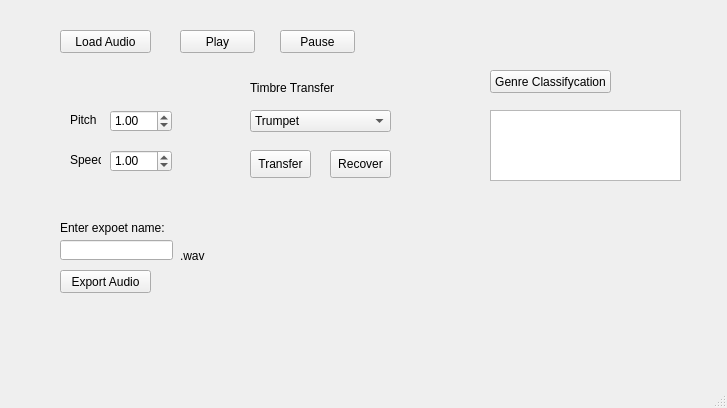
<?xml version="1.0" encoding="UTF-8"?>
<ui version="4.0">
 <class>MainWindow</class>
 <widget class="QMainWindow" name="MainWindow">
  <property name="geometry">
   <rect>
    <x>0</x>
    <y>0</y>
    <width>727</width>
    <height>408</height>
   </rect>
  </property>
  <property name="windowTitle">
   <string>SimpleMIR</string>
  </property>
  <widget class="QWidget" name="centralwidget">
   <widget class="QPushButton" name="load_audio">
    <property name="geometry">
     <rect>
      <x>60</x>
      <y>30</y>
      <width>91</width>
      <height>23</height>
     </rect>
    </property>
    <property name="text">
     <string>Load Audio</string>
    </property>
   </widget>
   <widget class="QPushButton" name="gc">
    <property name="geometry">
     <rect>
      <x>490</x>
      <y>70</y>
      <width>121</width>
      <height>23</height>
     </rect>
    </property>
    <property name="text">
     <string>Genre Classifycation</string>
    </property>
   </widget>
   <widget class="QLabel" name="pitch">
    <property name="geometry">
     <rect>
      <x>70</x>
      <y>110</y>
      <width>31</width>
      <height>20</height>
     </rect>
    </property>
    <property name="text">
     <string>Pitch</string>
    </property>
   </widget>
   <widget class="QPushButton" name="play">
    <property name="geometry">
     <rect>
      <x>180</x>
      <y>30</y>
      <width>75</width>
      <height>23</height>
     </rect>
    </property>
    <property name="text">
     <string>Play</string>
    </property>
   </widget>
   <widget class="QPushButton" name="pause">
    <property name="geometry">
     <rect>
      <x>280</x>
      <y>30</y>
      <width>75</width>
      <height>23</height>
     </rect>
    </property>
    <property name="text">
     <string>Pause</string>
    </property>
   </widget>
   <widget class="QPushButton" name="export_audio">
    <property name="geometry">
     <rect>
      <x>60</x>
      <y>270</y>
      <width>91</width>
      <height>23</height>
     </rect>
    </property>
    <property name="text">
     <string>Export Audio</string>
    </property>
   </widget>
   <widget class="QLabel" name="speed">
    <property name="geometry">
     <rect>
      <x>70</x>
      <y>150</y>
      <width>31</width>
      <height>20</height>
     </rect>
    </property>
    <property name="text">
     <string>Speed</string>
    </property>
   </widget>
   <widget class="QTextBrowser" name="gc_result">
    <property name="geometry">
     <rect>
      <x>490</x>
      <y>110</y>
      <width>191</width>
      <height>71</height>
     </rect>
    </property>
   </widget>
   <widget class="QDoubleSpinBox" name="speed_spin">
    <property name="geometry">
     <rect>
      <x>110</x>
      <y>150</y>
      <width>62</width>
      <height>22</height>
     </rect>
    </property>
    <property name="minimum">
     <double>0.000000000000000</double>
    </property>
    <property name="singleStep">
     <double>0.250000000000000</double>
    </property>
    <property name="value">
     <double>1.000000000000000</double>
    </property>
   </widget>
   <widget class="QDoubleSpinBox" name="pitch_spin">
    <property name="geometry">
     <rect>
      <x>110</x>
      <y>110</y>
      <width>62</width>
      <height>22</height>
     </rect>
    </property>
    <property name="minimum">
     <double>-100.000000000000000</double>
    </property>
    <property name="value">
     <double>1.000000000000000</double>
    </property>
   </widget>
   <widget class="QLineEdit" name="export_name">
    <property name="geometry">
     <rect>
      <x>60</x>
      <y>240</y>
      <width>113</width>
      <height>20</height>
     </rect>
    </property>
   </widget>
   <widget class="QLabel" name="wav">
    <property name="geometry">
     <rect>
      <x>180</x>
      <y>250</y>
      <width>47</width>
      <height>12</height>
     </rect>
    </property>
    <property name="text">
     <string>.wav</string>
    </property>
   </widget>
   <widget class="QLabel" name="enterExportNmae">
    <property name="geometry">
     <rect>
      <x>60</x>
      <y>220</y>
      <width>121</width>
      <height>16</height>
     </rect>
    </property>
    <property name="text">
     <string>Enter expoet name:</string>
    </property>
   </widget>
   <widget class="QLabel" name="label">
    <property name="geometry">
     <rect>
      <x>250</x>
      <y>80</y>
      <width>101</width>
      <height>16</height>
     </rect>
    </property>
    <property name="text">
     <string>Timbre Transfer</string>
    </property>
   </widget>
   <widget class="QComboBox" name="target_comboBox">
    <property name="geometry">
     <rect>
      <x>250</x>
      <y>110</y>
      <width>141</width>
      <height>22</height>
     </rect>
    </property>
    <item>
     <property name="text">
      <string>Trumpet</string>
     </property>
    </item>
    <item>
     <property name="text">
      <string>Violin</string>
     </property>
    </item>
    <item>
     <property name="text">
      <string>Acoustic Guitar</string>
     </property>
    </item>
   </widget>
   <widget class="QPushButton" name="transfer_button">
    <property name="geometry">
     <rect>
      <x>250</x>
      <y>150</y>
      <width>61</width>
      <height>28</height>
     </rect>
    </property>
    <property name="text">
     <string>Transfer</string>
    </property>
   </widget>
   <widget class="QPushButton" name="recover_button">
    <property name="geometry">
     <rect>
      <x>330</x>
      <y>150</y>
      <width>61</width>
      <height>28</height>
     </rect>
    </property>
    <property name="text">
     <string>Recover</string>
    </property>
   </widget>
  </widget>
  <widget class="QMenuBar" name="menubar">
   <property name="geometry">
    <rect>
     <x>0</x>
     <y>0</y>
     <width>727</width>
     <height>25</height>
    </rect>
   </property>
  </widget>
  <widget class="QStatusBar" name="statusbar"/>
 </widget>
 <resources/>
 <connections/>
</ui>
